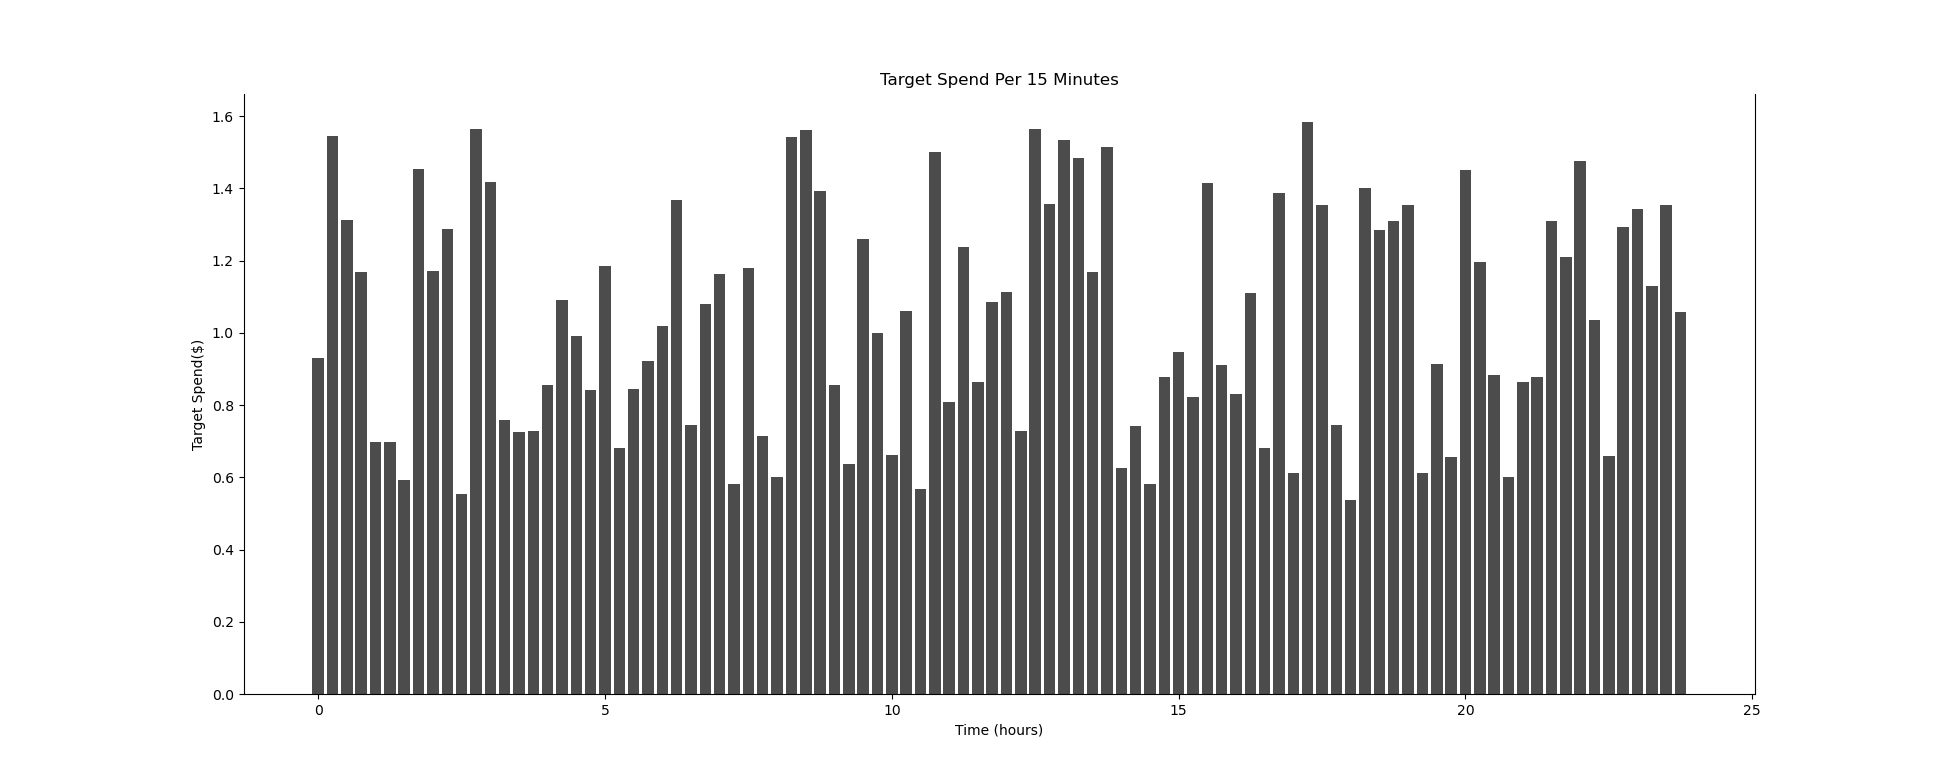

The script that saved this image:
import numpy as np
import matplotlib.pyplot as plt

# Generate random spend data for every 15 minutes
np.random.seed(42)  # For reproducibility
intervals = 96  # 96 intervals of 15 minutes in a day
random_spend = np.random.uniform(0.5, 1.5, intervals)
random_spend = random_spend / np.sum(random_spend) * 100  # Normalize to sum up to 100%

# Time intervals for every 15 minutes
time_intervals = np.arange(0, 24, 0.25)  # 15-minute intervals

# Plot the spend per 15 minutes
plt.figure(figsize=(15*1.3, 6*1.3))
plt.bar(time_intervals, random_spend, width=0.2, alpha=0.7, color='black')
# plt.plot(time_intervals, random_spend)
plt.xlabel('Time (hours)')
plt.ylabel('Target Spend($)')
plt.title('Target Spend Per 15 Minutes')
plt.grid(False)

plt.gca().spines['top'].set_visible(False)


plt.savefig('target_spend_15min.png')
plt.show()